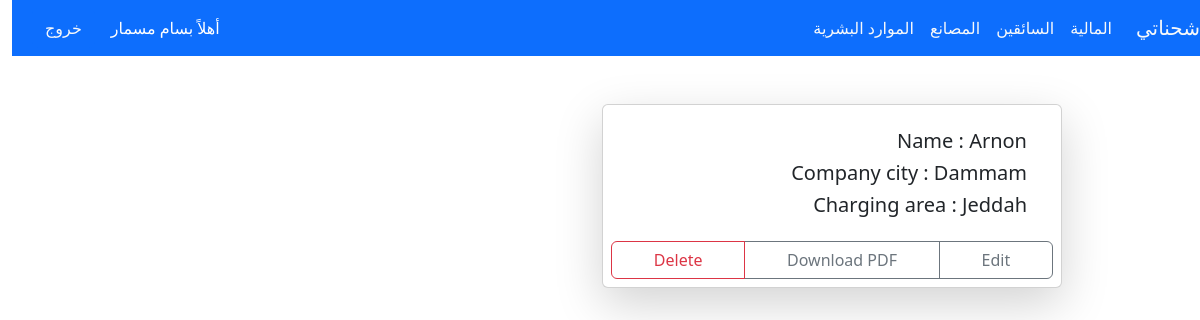
Screenshot of /companies/detials/1 (signed in) with the database file from the repository.
### companies/models.py (models this page shows, shortened)
class CompanyModel(models.Model):
    company_name = models.CharField(max_length=225,  help_text='اسم الشركة')
    company_id = models.BigAutoField(primary_key=True)
    company_city = models.CharField(max_length=225,  default='Dammam',help_text='مقر الشركة')
    charging_area = models.CharField( max_length=225, default='Jeddah', help_text='منطقة الشحن ')

### companies/views.py (the view)
# urls.py: path('companies/detials/<int:pk>',company_details, name='company_details' ),
@login_required(login_url='login')
def company_details(request, pk):
    companies = get_object_or_404(CompanyModel, pk=pk)
    return render (request, 'companies/company_detials.html',{'companies':companies})

### templates/companies/company_detials.html
{% extends 'base.html' %}
{% block content %}
{% if user.is_authenticated %}
<div class="card  m-5 shadow-lg p-2 bg-body rounded" style="max-width: 460px;">
    <div class="row g-0">
        <div class="col-md-8">
            <div class="card-body">
                <h5 class="card-title">Name : {{companies.company_name }}</h5>
                <h5 class="card-title">Company city : {{companies.company_city }}</h5>
                <h5 class="card-title">Charging area : {{companies.charging_area }}</h5>
            </div>
        </div>
        <div class="btn-group" role="group" aria-label="Basic outlined example">
            <a class="btn btn-outline-secondary" href="{% url 'edit_company' companies.pk %}">Edit</a>
            <a class="btn btn-outline-secondary" href="#">Download PDF</a>
            <a class="btn btn-outline-danger" href="{% url 'company_delete' companies.pk %}">Delete</a>
        </div>
    </div>
</div>
{% endif %}
{% endblock %}

### templates/base.html (shortened to what this page needs)
{% load static %}
<!doctype html>
<html lang="ar" dir="rtl">
<head>
    <link rel="stylesheet" href="https://cdn.jsdelivr.net/npm/bootstrap@5.2.3/dist/css/bootstrap.rtl.min.css"
>
    <link href="{% static 'css/style.css' %}" rel="stylesheet">
    <link rel="stylesheet" href="https://use.fontawesome.com/releases/v5.8.1/css/all.css">
</head>
<body>
    {% if user.is_authenticated %}
    <header>
       <nav class="navbar navbar-expand-lg bg-primary ">
            <div class="container-fluid ">
                <a class="navbar-brand text-light" href="{% url 'home' %}">شحناتي</a>
                <div class="collapse navbar-collapse" id="navbarSupportedContent">
                    <ul class="navbar-nav me-auto mb-2 mb-lg-0">
                        <li class="nav-item">
                            <a class="nav-link active text-light" aria-current="page"
                                href="{% url 'catch_receipt_list' %}">المالية</a>
                        </li>
                        <li class="nav-item">
                            <a class="nav-link active text-light" aria-current="page"
                                href="{% url 'driver_list' %}">السائقين</a>
                        </li>
                        <li class="nav-item">
                            <a class="nav-link active text-light" aria-current="page"
                                href="{% url 'company_list' %}">المصانع</a>
                        </li>
                        <li class="nav-item">
                            <a class="nav-link active text-light" aria-current="page"
                                href="{% url 'accounts_list' %}">الموارد البشرية</a>
                        </li>
                    </ul>
                    <div class="d-grid gap-2 d-md-flex justify-content-md-end">
                        {% if user.is_authenticated %}
                        <span class=" m-2 text-white">أهلاً {{ user.first_name }}</span>
                        <button class="btn btn-primary me-md-2" type="button"><a class="nav-link active text-light" aria-current="page"
                            href="{% url 'logout' %}">خروج</a>
                         </button>
                         {% else %}
                        <button class="btn btn-primary me-md-2" type="button"><a class="nav-link active text-light" aria-current="page"
                            href="{% url 'login' %}">تسجيل الدخول</a>
                         </button>
                        {% endif %}
                    </div>
                </div>
            </div>
        </nav>
        {% endif %}
    </header>
    <div class="row justify-content-start">
        <div class="col-1">
        </div>
        <div class="col-11">
            {% block content %}
            {% endblock %}
        </div>
    </div>
</body>
</html>

### static/css/style.css (style rules this page uses)
h5, h6 { text-align: right; margin-right: 10px; }
h5, h6 { text-align:right; margin-right: 10px; }

### rows the page displays
CompanyModel: company_name "Arnon", company_city "Dammam", charging_area "Jeddah"

### other values shown
{{ user.first_name }} "بسام مسمار"
